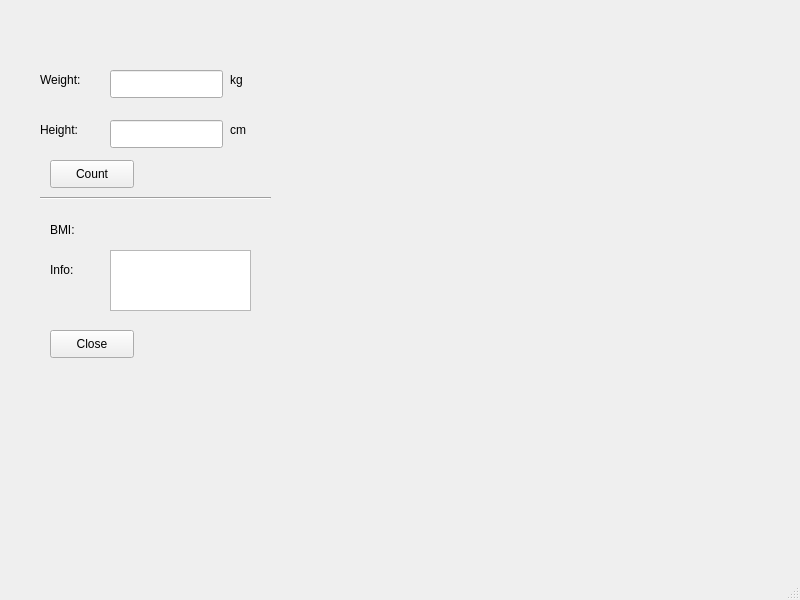
<?xml version="1.0" encoding="UTF-8"?>
<ui version="4.0">
 <class>MainWindow</class>
 <widget class="QMainWindow" name="MainWindow">
  <property name="geometry">
   <rect>
    <x>0</x>
    <y>0</y>
    <width>800</width>
    <height>600</height>
   </rect>
  </property>
  <property name="windowTitle">
   <string>MainWindow</string>
  </property>
  <widget class="QWidget" name="centralwidget">
   <widget class="QPushButton" name="countButton">
    <property name="geometry">
     <rect>
      <x>50</x>
      <y>160</y>
      <width>84</width>
      <height>28</height>
     </rect>
    </property>
    <property name="text">
     <string>Count</string>
    </property>
   </widget>
   <widget class="QPushButton" name="closeButton">
    <property name="geometry">
     <rect>
      <x>50</x>
      <y>330</y>
      <width>84</width>
      <height>28</height>
     </rect>
    </property>
    <property name="text">
     <string>Close</string>
    </property>
   </widget>
   <widget class="QLineEdit" name="weightLineEdit">
    <property name="geometry">
     <rect>
      <x>110</x>
      <y>70</y>
      <width>113</width>
      <height>28</height>
     </rect>
    </property>
   </widget>
   <widget class="QLineEdit" name="heightLineEdit">
    <property name="geometry">
     <rect>
      <x>110</x>
      <y>120</y>
      <width>113</width>
      <height>28</height>
     </rect>
    </property>
   </widget>
   <widget class="QLabel" name="label">
    <property name="geometry">
     <rect>
      <x>40</x>
      <y>70</y>
      <width>63</width>
      <height>20</height>
     </rect>
    </property>
    <property name="text">
     <string>Weight:</string>
    </property>
   </widget>
   <widget class="QLabel" name="label_2">
    <property name="geometry">
     <rect>
      <x>40</x>
      <y>120</y>
      <width>63</width>
      <height>20</height>
     </rect>
    </property>
    <property name="text">
     <string>Height:</string>
    </property>
   </widget>
   <widget class="QLabel" name="label_3">
    <property name="geometry">
     <rect>
      <x>230</x>
      <y>70</y>
      <width>63</width>
      <height>20</height>
     </rect>
    </property>
    <property name="text">
     <string>kg</string>
    </property>
   </widget>
   <widget class="QLabel" name="label_4">
    <property name="geometry">
     <rect>
      <x>230</x>
      <y>120</y>
      <width>63</width>
      <height>20</height>
     </rect>
    </property>
    <property name="text">
     <string>cm</string>
    </property>
   </widget>
   <widget class="QLabel" name="label_5">
    <property name="geometry">
     <rect>
      <x>50</x>
      <y>220</y>
      <width>63</width>
      <height>20</height>
     </rect>
    </property>
    <property name="text">
     <string>BMI:</string>
    </property>
   </widget>
   <widget class="QLabel" name="resultLabel">
    <property name="geometry">
     <rect>
      <x>120</x>
      <y>220</y>
      <width>63</width>
      <height>20</height>
     </rect>
    </property>
    <property name="text">
     <string/>
    </property>
   </widget>
   <widget class="QLabel" name="label_7">
    <property name="geometry">
     <rect>
      <x>50</x>
      <y>260</y>
      <width>63</width>
      <height>20</height>
     </rect>
    </property>
    <property name="text">
     <string>Info:</string>
    </property>
   </widget>
   <widget class="QTextBrowser" name="infoTextBrowser">
    <property name="geometry">
     <rect>
      <x>110</x>
      <y>250</y>
      <width>141</width>
      <height>61</height>
     </rect>
    </property>
   </widget>
   <widget class="Line" name="line">
    <property name="geometry">
     <rect>
      <x>40</x>
      <y>190</y>
      <width>231</width>
      <height>16</height>
     </rect>
    </property>
    <property name="orientation">
     <enum>Qt::Horizontal</enum>
    </property>
   </widget>
  </widget>
  <widget class="QMenuBar" name="menubar">
   <property name="geometry">
    <rect>
     <x>0</x>
     <y>0</y>
     <width>800</width>
     <height>25</height>
    </rect>
   </property>
  </widget>
  <widget class="QStatusBar" name="statusbar"/>
 </widget>
 <resources/>
 <connections/>
</ui>
